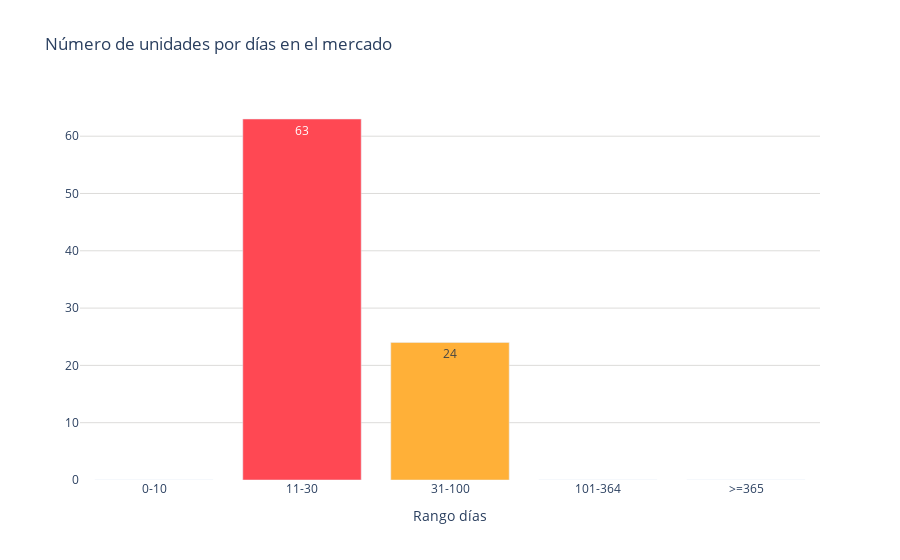

The notebook cell saved with this chart:
### Code cell
values = tiempo_mercado_tulancingo['conteo']
labels = tiempo_mercado_tulancingo['dias']
colores = ['#3d45c0', '#ff4853', '#ffb038', '#7cc668', '#67c2df', '#6773df', '#939fad']

fig = go.Figure()
fig.add_trace(go.Bar(
    x=labels, 
    y=values, 
    marker_color=colores,  # Especifica los colores de las barras
    text=values,  # Texto que se mostrará en las barras 
    textposition='inside',  # Posición del texto (puede ser 'inside' o 'outside')
))
fig.update_layout(
    title='Número de unidades por días en el mercado',  # Título de la gráfica
    xaxis=dict(title='Rango días'),  # Título del eje x
    yaxis=dict(
        #title='Cantidad', # Título del eje y
        gridcolor='#dddcda', # Color de las líneas que dividen los rangos del eje Y
         gridwidth=1,
    ),  
    plot_bgcolor='rgba(0,0,0,0)',  # Color de fondo del gráfico
)
# Exportar gráfica como archivo HTML
def guardar_grafico_como_html(fig, nombre_archivo, carpeta='graficas'):
    # Crear la carpeta si no existe
    if not os.path.exists(carpeta):
        os.makedirs(carpeta)
    
    # Gráfica como archivo HTML en la carpeta especificada
    pio.write_html(fig, f'{carpeta}/{nombre_archivo}.html')

# Exportar
guardar_grafico_como_html(fig, 'g_bar_tiempomercado_alfas_tulancingo', carpeta='graficas')
fig.show()

### Figure 1 — Plotly figure (JSON) as saved in the notebook; plotly's stock layout.template omitted (floating-point values rounded to 4 significant figures)
{"data": [{"marker": {"color": ["#3d45c0", "#ff4853", "#ffb038", "#7cc668", "#67c2df", "#6773df", "#939fad"]}, "text": [0, 63, 24, 0, 0], "textposition": "inside", "type": "bar", "x": ["0-10", "11-30", "31-100", "101-364", ">=365"], "y": [0, 63, 24, 0, 0]}], "layout": {"plot_bgcolor": "rgba(0,0,0,0)", "title": {"text": "Número de unidades por días en el mercado"}, "xaxis": {"title": {"text": "Rango días"}}, "yaxis": {"gridcolor": "#dddcda", "gridwidth": 1}}}
